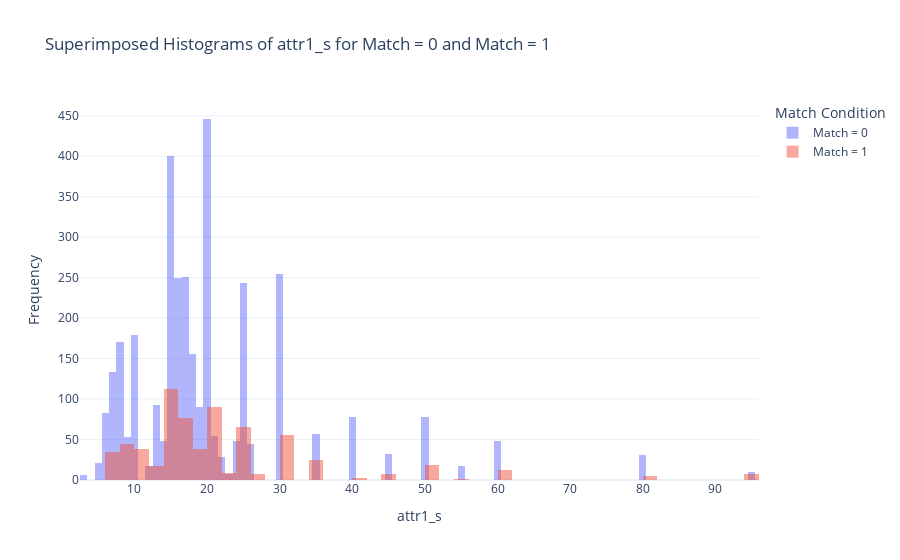

Write notebook code for a chart like this one.
### Code cell
fig = go.Figure()

# Add histogram for match == 0
fig.add_trace(go.Histogram(x=df[df["match"] == 0]["attr1_s"], name='Match = 0', opacity=0.5))

# Add histogram for match == 1
fig.add_trace(go.Histogram(x=df[df["match"] == 1]["attr1_s"], name='Match = 1', opacity=0.5))

# Update layout
fig.update_layout(
    barmode='overlay',
    title='Superimposed Histograms of attr1_s for Match = 0 and Match = 1',
    xaxis_title='attr1_s',
    yaxis_title='Frequency',
    legend_title='Match Condition',
    template='plotly_white'
)

# Show the figure
fig.show()
print(df["attr1_s"].mean())

### Figure 1 — Plotly figure (JSON) as saved in the notebook; plotly's stock layout.template omitted (floating-point values rounded to 4 significant figures; data arrays with more than 128 entries replaced by an {"elided": "..."} marker saying what was removed)
{"data": [{"name": "Match = 0", "opacity": 0.5, "type": "histogram", "x": {"elided": "6998 float values"}}, {"name": "Match = 1", "opacity": 0.5, "type": "histogram", "x": {"elided": "1380 float values"}}], "layout": {"barmode": "overlay", "legend": {"title": {"text": "Match Condition"}}, "title": {"text": "Superimposed Histograms of attr1_s for Match = 0 and Match = 1"}, "xaxis": {"title": {"text": "attr1_s"}}, "yaxis": {"title": {"text": "Frequency"}}}}
